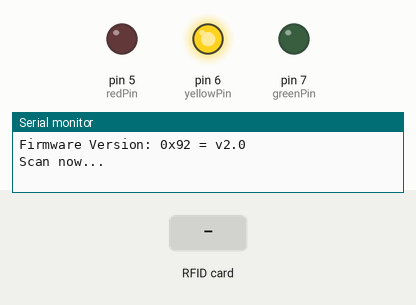
Simulated run of this sketch. Board: Arduino Uno, built with avr-gcc and run on an emulated ATmega328P. On the bench: output pins drawn as LEDs (lit = HIGH), the last lines printed to the serial monitor. Inputs (shaded band) come from the test bench. Pins used as bus, display or sensor lines are not drawn.

Above: at 1.2 s.
1.3 s: RFID card 5E 7A 19 C4 held to the reader
At 3.4 s:
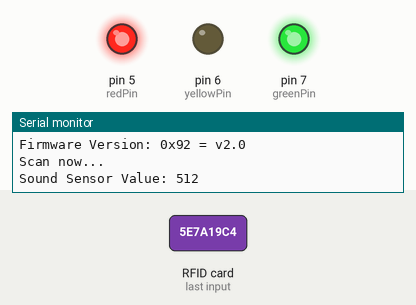
At 7.7 s:
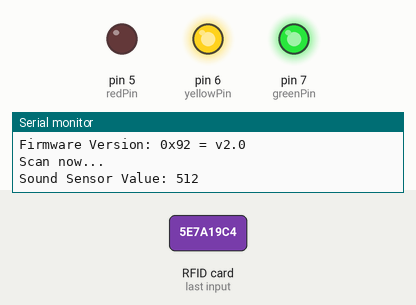
Timing chart, 0 to 19.0 s (numbered marks = the images above; inputs shaded):
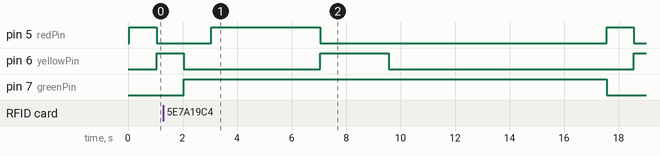

The sketch:

test1.ino
```cpp
#include <SPI.h>
#include <MFRC522.h>

#define RST_PIN         9
#define SS_PIN          10

const int soundSensorPin = A0;
const int redPin = 5;
const int greenPin = 7;
const int yellowPin = 6;

MFRC522 mfrc522(SS_PIN, RST_PIN);
void setup() {
Serial.begin(9600);
while (!Serial);
	SPI.begin();
	mfrc522.PCD_Init();
	pinMode(redPin, OUTPUT);
	pinMode(yellowPin, OUTPUT);
	pinMode(greenPin, OUTPUT);
	mfrc522.PCD_DumpVersionToSerial();
	Serial.println(F("Scan now..."));
}

void loop() {
	// Red light
        digitalWrite(redPin, HIGH);
        digitalWrite(yellowPin, LOW);
        digitalWrite(greenPin, LOW);
        delay(1000); // Red light for 5 seconds
        // Yellow light
        digitalWrite(redPin, LOW);
        digitalWrite(yellowPin, HIGH);
        digitalWrite(greenPin, LOW);
        delay(1000); // Yellow light for 2 seconds
        // Green light
        digitalWrite(redPin, LOW);
        digitalWrite(yellowPin, LOW);
        digitalWrite(greenPin, HIGH);
        delay(1000); // Green light for 5 seconds
        if (  !mfrc522.PICC_IsNewCardPresent()) {
          return;
        }
        int sensorValue = analogRead(soundSensorPin);
        Serial.print("Sound Sensor Value: ");
        Serial.println(sensorValue);

      if (sensorValue > 35) {
	      if (  mfrc522.PICC_ReadCardSerial()) {
          	mfrc522.PICC_DumpToSerial(&(mfrc522.uid));
          	digitalWrite(redPin, HIGH); // Red light on
          	delay(4000); // Hold red for 2 seconds
        	digitalWrite(redPin, LOW); // Red light off
          	digitalWrite(yellowPin, HIGH); // Yellow light on
          	delay(2500); // Hold yellow for 1 second
          	digitalWrite(yellowPin, LOW); // Yellow light off
          	digitalWrite(greenPin, HIGH); // Green light on
          	delay(8000); // Hold green for 3 seconds
          	digitalWrite(greenPin, LOW); // Green light of
          	return;
          	delay(1000);
          	}
      }
}
```
